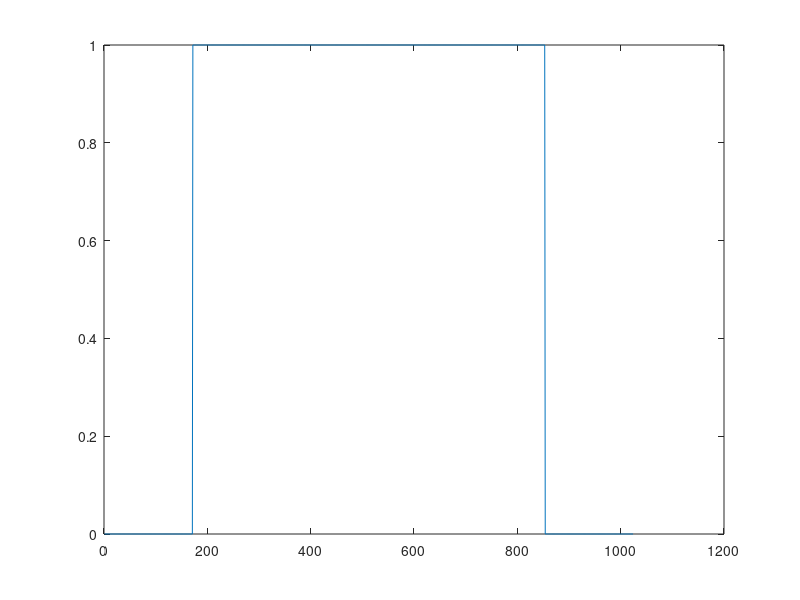
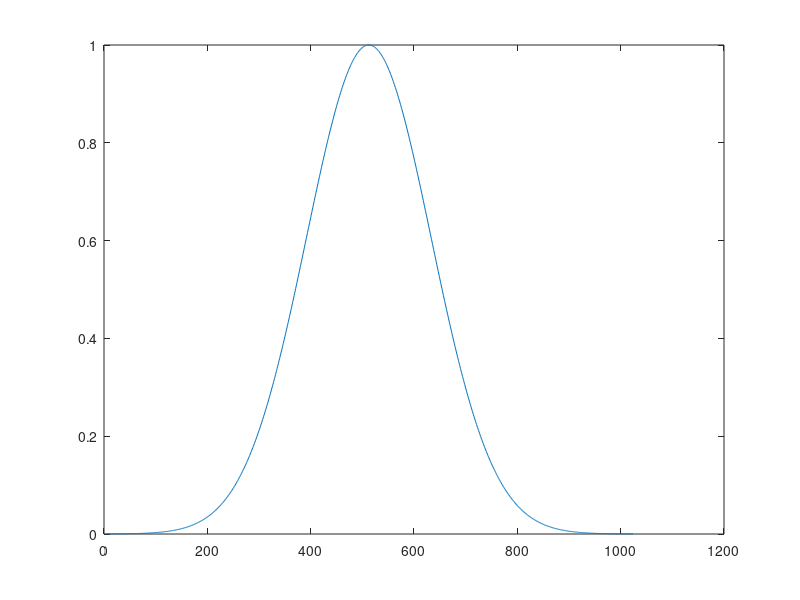
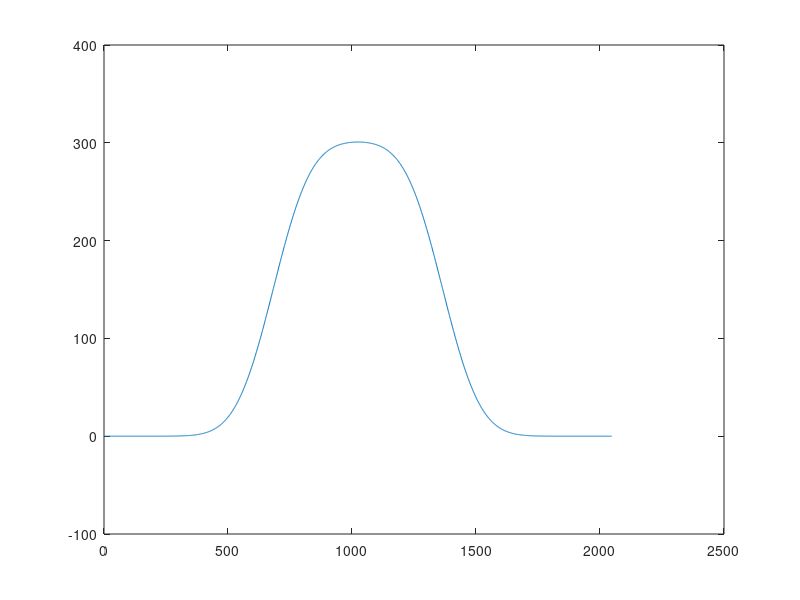

Reproduce these figures in MATLAB, in order.
x = linspace(-3, 3, 1024);
u = x*0;
u(x>-2)=1;
u(x>2)=0;
figure;
plot(u);

z=exp(-x.^2);

figure;
plot(z);

m=xcorr(u,z);

figure;
plot(m);